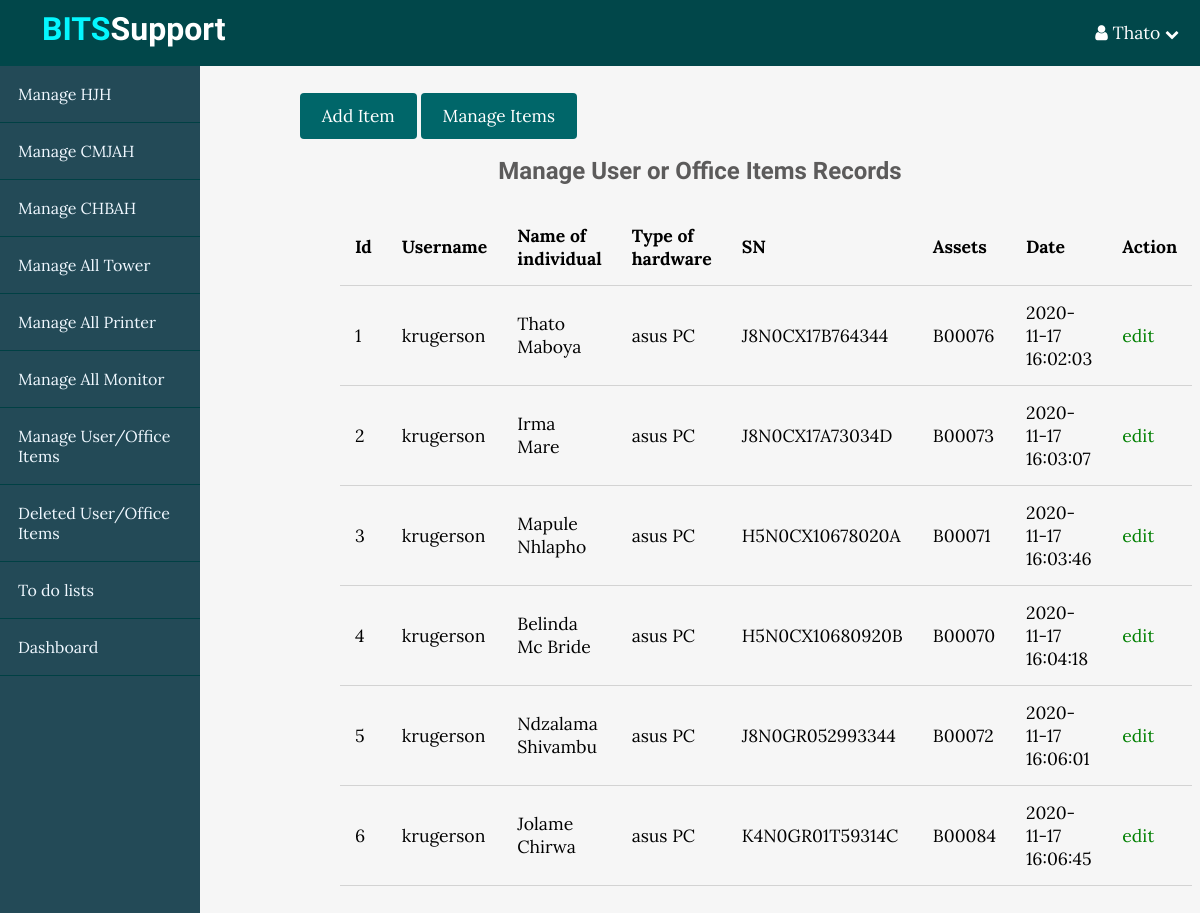
Screenshot of /BITS/user_teamIndex.php (signed in) with the database file from the repository.
### tables this page shows
CREATE TABLE `individual_hardware` (
  `id` int(11) NOT NULL,
  `username` varchar(255) NOT NULL,
  `individual_holder_name` varchar(255) NOT NULL,
  `computer_name` varchar(255) NOT NULL,
  `serial_number` varchar(255) NOT NULL,
  `assets_number` varchar(255) NOT NULL,
  `created_at` timestamp NOT NULL DEFAULT current_timestamp()
);

### BITS/app/database/db.php (called while the page is built, shortened)
<?php
require("connect.php");
function selectAll($table, $conditions = []){
    global $conn;
    $sql = "SELECT * FROM $table";
    if (empty($conditions)){
        $stmt = $conn->prepare($sql);
        $stmt->execute();
        $records = $stmt->get_result()->fetch_all(MYSQLI_ASSOC);
        return $records;
    }
}

### BITS/app/controllers/support.php (called while the page is built, shortened)
<?php
include(ROOT_PATH . "/app/database/db.php");
$individual_data = selectAll('individual_hardware');

### BITS/user_teamIndex.php (the view, shortened to what this page needs)
<?php
include(ROOT_PATH . "/app/controllers/support.php");
?>
<!DOCTYPE html>
<html lang="en">
<head>
    <link rel="stylesheet" href="https://maxcdn.bootstrapcdn.com/font-awesome/4.5.0/css/font-awesome.min.css">
    <link rel="stylesheet" href="assets/css/style.css">
    <link rel="stylesheet" href="assets/css/admin.css">
</head>
<body>
<?php include(ROOT_PATH . "/app/includes/adminHeader.php");?>
<div class="admin-wrapper">
    <?php include(ROOT_PATH . "/app/includes/userSidebar.php");?>
    <div class="admin-content">
        <div class="button-group">
            <a href="user_teamCreate.php" class="btn btn-big">Add Item</a>
            <a href="user_teamIndex.php" class="btn btn-big">Manage Items</a>
        </div>
        <div class="content">
            <h2 class="page-title">Manage User or Office Items Records</h2>
            <table>
                <thead>
                <th>Id</th>
                <th>Username</th>
                <th>Name of individual</th>
                <th>Type of hardware</th>
                <th>SN</th>
                <th>Assets</th>
                <th>Date</th>
                <th colspan="1">Action</th>
                </thead>
                <tbody>
                <?php foreach ($individual_data as $key => $record): ?>
                    <tr>
                        <td><?php echo $key + 1; ?></td>
                        <td><?php echo $record['username']; ?></td>
                        <td><?php echo $record['individual_holder_name']; ?></td>
                        <td><?php echo $record['computer_name']; ?></td>
                        <td><?php echo $record['serial_number']; ?></td>
                        <td><?php echo $record['assets_number']; ?></td>
                        <td><?php echo $record['created_at']; ?></td>
                        <td><a href="user_teamEdit.php?user_team_update_id=<?php echo $record['id']; ?>" class="edit">edit</a></td>
                    </tr>
                <?php endforeach; ?>
                </tbody>
            </table>
        </div>
    </div>
</div>
</body>
</html>

### BITS/assets/css/style.css (style rules this page uses)
* { box-sizing: border-box; }
html, body { height: 100%; padding: 0px; margin: 0px; background: #f6f6f6; font-family: 'Lora', Serif; }
h1, h2, h3, h4, h5, h6 { font-family: 'candal',Serif; color: #5c5b5b; margin: 5px; }
a { text-decoration: none; color: inherit; }
.btn { padding: 0.5rem 1rem; background: #006669; color: white; border: 1px solid transparent; border-radius: 0.25rem; font-size: 1.08em; font-family: 'Lora',Serif; }
.btn-big { padding: 0.7rem 1.3rem; line-height: 1.3rem; }
.content { width: 90%; margin: 30px auto 30px; }

### BITS/assets/css/admin.css (style rules this page uses)
.admin-wrapper { display: flex; height: calc(100% - 66px); }
.admin-wrapper .admin-content { flex: 8; height: 100%; padding: 40px 100px 100px; overflow-y: scroll; overflow-x: scroll; }
.admin-content .page-title { text-align: center; margin-bottom: 1.5rem; }
table { width: 100%; border-collapse: collapse; font-size: 1.1rem; }
th, td { padding: 15px; text-align: left; border-bottom: 1px solid #d3d3d3; }
.edit { color: green; }

### rows the page displays
individual_hardware: username "krugerson", individual_holder_name "Thato Maboya", computer_name "asus PC", serial_number "J8N0CX17B764344", assets_number "B00076", created_at "2020-11-17 16:02:03"
individual_hardware: username "krugerson", individual_holder_name "Irma Mare", computer_name "asus PC", serial_number "J8N0CX17A73034D", assets_number "B00073", created_at "2020-11-17 16:03:07"
individual_hardware: username "krugerson", individual_holder_name "Mapule Nhlapho", computer_name "asus PC", serial_number "H5N0CX10678020A", assets_number "B00071", created_at "2020-11-17 16:03:46"
individual_hardware: username "krugerson", individual_holder_name "Belinda Mc Bride", computer_name "asus PC", serial_number "H5N0CX10680920B", assets_number "B00070", created_at "2020-11-17 16:04:18"
individual_hardware: username "krugerson", individual_holder_name "Ndzalama Shivambu", computer_name "asus PC", serial_number "J8N0GR052993344", assets_number "B00072", created_at "2020-11-17 16:06:01"
individual_hardware: username "krugerson", individual_holder_name "Jolame Chirwa", computer_name "asus PC", serial_number "K4N0GR01T59314C", assets_number "B00084", created_at "2020-11-17 16:06:45"

### other values shown
$_SESSION['username'] "Thato"
